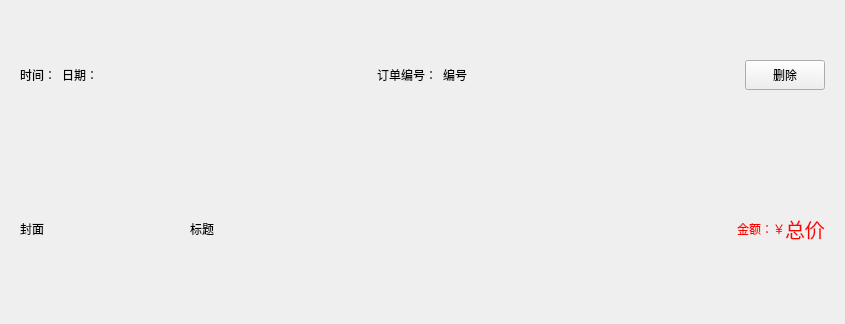
<?xml version="1.0" encoding="UTF-8"?>
<ui version="4.0">
 <class>OrderItem</class>
 <widget class="QWidget" name="OrderItem">
  <property name="geometry">
   <rect>
    <x>0</x>
    <y>0</y>
    <width>845</width>
    <height>324</height>
   </rect>
  </property>
  <property name="sizePolicy">
   <sizepolicy hsizetype="Expanding" vsizetype="Preferred">
    <horstretch>0</horstretch>
    <verstretch>0</verstretch>
   </sizepolicy>
  </property>
  <property name="windowTitle">
   <string>Form</string>
  </property>
  <layout class="QVBoxLayout" name="verticalLayout">
   <item>
    <widget class="QWidget" name="widget" native="true">
     <layout class="QHBoxLayout" name="horizontalLayout_3">
      <item>
       <layout class="QHBoxLayout" name="horizontalLayout">
        <item>
         <widget class="QLabel" name="label">
          <property name="text">
           <string>时间：</string>
          </property>
         </widget>
        </item>
        <item>
         <widget class="QLabel" name="datetime_label">
          <property name="text">
           <string>日期：</string>
          </property>
         </widget>
        </item>
       </layout>
      </item>
      <item>
       <spacer name="horizontalSpacer">
        <property name="orientation">
         <enum>Qt::Horizontal</enum>
        </property>
        <property name="sizeHint" stdset="0">
         <size>
          <width>40</width>
          <height>20</height>
         </size>
        </property>
       </spacer>
      </item>
      <item>
       <layout class="QHBoxLayout" name="horizontalLayout_2">
        <item>
         <widget class="QLabel" name="label_3">
          <property name="text">
           <string>订单编号：</string>
          </property>
         </widget>
        </item>
        <item>
         <widget class="QLabel" name="number_label">
          <property name="text">
           <string>编号</string>
          </property>
         </widget>
        </item>
       </layout>
      </item>
      <item>
       <spacer name="horizontalSpacer_2">
        <property name="orientation">
         <enum>Qt::Horizontal</enum>
        </property>
        <property name="sizeHint" stdset="0">
         <size>
          <width>40</width>
          <height>20</height>
         </size>
        </property>
       </spacer>
      </item>
      <item>
       <widget class="QPushButton" name="remove_pushButton">
        <property name="minimumSize">
         <size>
          <width>0</width>
          <height>30</height>
         </size>
        </property>
        <property name="maximumSize">
         <size>
          <width>16777215</width>
          <height>30</height>
         </size>
        </property>
        <property name="text">
         <string>删除</string>
        </property>
       </widget>
      </item>
     </layout>
    </widget>
   </item>
   <item>
    <widget class="QWidget" name="widget_2" native="true">
     <layout class="QHBoxLayout" name="horizontalLayout_4">
      <property name="spacing">
       <number>0</number>
      </property>
      <item>
       <widget class="QLabel" name="pix_label">
        <property name="sizePolicy">
         <sizepolicy hsizetype="Fixed" vsizetype="Fixed">
          <horstretch>0</horstretch>
          <verstretch>0</verstretch>
         </sizepolicy>
        </property>
        <property name="minimumSize">
         <size>
          <width>150</width>
          <height>150</height>
         </size>
        </property>
        <property name="maximumSize">
         <size>
          <width>150</width>
          <height>150</height>
         </size>
        </property>
        <property name="text">
         <string>封面</string>
        </property>
        <property name="scaledContents">
         <bool>true</bool>
        </property>
       </widget>
      </item>
      <item>
       <spacer name="horizontalSpacer_4">
        <property name="orientation">
         <enum>Qt::Horizontal</enum>
        </property>
        <property name="sizeType">
         <enum>QSizePolicy::Fixed</enum>
        </property>
        <property name="sizeHint" stdset="0">
         <size>
          <width>20</width>
          <height>20</height>
         </size>
        </property>
       </spacer>
      </item>
      <item>
       <widget class="QLabel" name="title_label">
        <property name="text">
         <string>标题</string>
        </property>
       </widget>
      </item>
      <item>
       <spacer name="horizontalSpacer_3">
        <property name="orientation">
         <enum>Qt::Horizontal</enum>
        </property>
        <property name="sizeHint" stdset="0">
         <size>
          <width>40</width>
          <height>20</height>
         </size>
        </property>
       </spacer>
      </item>
      <item>
       <widget class="QLabel" name="label_7">
        <property name="palette">
         <palette>
          <active>
           <colorrole role="WindowText">
            <brush brushstyle="SolidPattern">
             <color alpha="255">
              <red>255</red>
              <green>0</green>
              <blue>0</blue>
             </color>
            </brush>
           </colorrole>
          </active>
          <inactive>
           <colorrole role="WindowText">
            <brush brushstyle="SolidPattern">
             <color alpha="255">
              <red>255</red>
              <green>0</green>
              <blue>0</blue>
             </color>
            </brush>
           </colorrole>
          </inactive>
          <disabled/>
         </palette>
        </property>
        <property name="text">
         <string>金额：</string>
        </property>
       </widget>
      </item>
      <item>
       <widget class="QLabel" name="label_9">
        <property name="palette">
         <palette>
          <active>
           <colorrole role="WindowText">
            <brush brushstyle="SolidPattern">
             <color alpha="255">
              <red>255</red>
              <green>0</green>
              <blue>0</blue>
             </color>
            </brush>
           </colorrole>
          </active>
          <inactive>
           <colorrole role="WindowText">
            <brush brushstyle="SolidPattern">
             <color alpha="255">
              <red>255</red>
              <green>0</green>
              <blue>0</blue>
             </color>
            </brush>
           </colorrole>
          </inactive>
          <disabled/>
         </palette>
        </property>
        <property name="text">
         <string>￥</string>
        </property>
       </widget>
      </item>
      <item>
       <widget class="QLabel" name="total_price_label">
        <property name="palette">
         <palette>
          <active>
           <colorrole role="WindowText">
            <brush brushstyle="SolidPattern">
             <color alpha="255">
              <red>255</red>
              <green>0</green>
              <blue>0</blue>
             </color>
            </brush>
           </colorrole>
          </active>
          <inactive>
           <colorrole role="WindowText">
            <brush brushstyle="SolidPattern">
             <color alpha="255">
              <red>255</red>
              <green>0</green>
              <blue>0</blue>
             </color>
            </brush>
           </colorrole>
          </inactive>
          <disabled/>
         </palette>
        </property>
        <property name="font">
         <font>
          <pointsize>15</pointsize>
         </font>
        </property>
        <property name="text">
         <string>总价</string>
        </property>
       </widget>
      </item>
     </layout>
    </widget>
   </item>
  </layout>
 </widget>
 <resources/>
 <connections/>
</ui>
